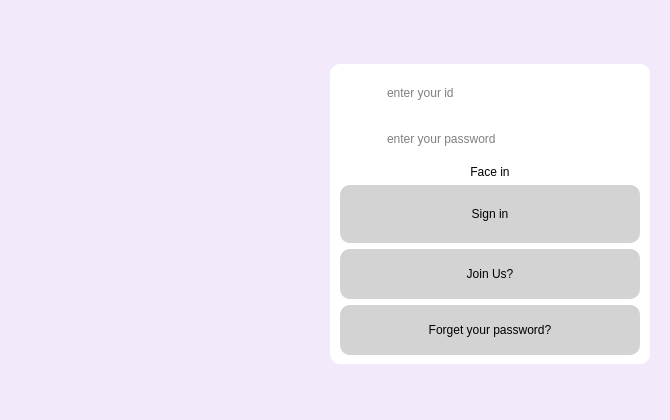
<?xml version="1.0" encoding="UTF-8"?>
<ui version="4.0">
 <class>Widget</class>
 <widget class="QWidget" name="Widget">
  <property name="geometry">
   <rect>
    <x>0</x>
    <y>0</y>
    <width>670</width>
    <height>420</height>
   </rect>
  </property>
  <property name="sizePolicy">
   <sizepolicy hsizetype="Fixed" vsizetype="Fixed">
    <horstretch>0</horstretch>
    <verstretch>0</verstretch>
   </sizepolicy>
  </property>
  <property name="minimumSize">
   <size>
    <width>670</width>
    <height>420</height>
   </size>
  </property>
  <property name="maximumSize">
   <size>
    <width>670</width>
    <height>420</height>
   </size>
  </property>
  <property name="windowTitle">
   <string>ChatTime Login</string>
  </property>
  <property name="styleSheet">
   <string notr="true">background-color: rgb(242, 233, 250);</string>
  </property>
  <layout class="QHBoxLayout" name="horizontalLayout_3">
   <property name="topMargin">
    <number>20</number>
   </property>
   <item>
    <layout class="QHBoxLayout" name="horizontalLayout">
     <item>
      <spacer name="horizontalSpacer">
       <property name="orientation">
        <enum>Qt::Horizontal</enum>
       </property>
       <property name="sizeHint" stdset="0">
        <size>
         <width>40</width>
         <height>20</height>
        </size>
       </property>
      </spacer>
     </item>
     <item>
      <widget class="QLabel" name="label_2">
       <property name="minimumSize">
        <size>
         <width>300</width>
         <height>400</height>
        </size>
       </property>
       <property name="maximumSize">
        <size>
         <width>300</width>
         <height>400</height>
        </size>
       </property>
       <property name="text">
        <string/>
       </property>
       <property name="pixmap">
        <pixmap resource="resources.qrc">:/images/loginreg.png</pixmap>
       </property>
       <property name="scaledContents">
        <bool>true</bool>
       </property>
      </widget>
     </item>
     <item>
      <widget class="QWidget" name="widget_2" native="true">
       <layout class="QVBoxLayout" name="verticalLayout">
        <item>
         <widget class="QWidget" name="widget" native="true">
          <property name="minimumSize">
           <size>
            <width>320</width>
            <height>300</height>
           </size>
          </property>
          <property name="maximumSize">
           <size>
            <width>320</width>
            <height>300</height>
           </size>
          </property>
          <property name="styleSheet">
           <string notr="true">
border-radius: 10px;
background-color: white;
</string>
          </property>
          <layout class="QHBoxLayout" name="horizontalLayout_2">
           <item>
            <layout class="QVBoxLayout" name="verticalLayout_2">
             <item>
              <layout class="QGridLayout" name="gridLayout">
               <item row="0" column="1">
                <widget class="QLineEdit" name="idInput">
                 <property name="placeholderText">
                  <string>enter your id</string>
                 </property>
                </widget>
               </item>
               <item row="1" column="0">
                <widget class="QLabel" name="passwordLabel">
                 <property name="minimumSize">
                  <size>
                   <width>40</width>
                   <height>40</height>
                  </size>
                 </property>
                 <property name="maximumSize">
                  <size>
                   <width>40</width>
                   <height>40</height>
                  </size>
                 </property>
                 <property name="text">
                  <string/>
                 </property>
                 <property name="pixmap">
                  <pixmap resource="resources.qrc">:/images/password2.svg</pixmap>
                 </property>
                 <property name="scaledContents">
                  <bool>true</bool>
                 </property>
                </widget>
               </item>
               <item row="1" column="1">
                <widget class="QLineEdit" name="passwordInput">
                 <property name="echoMode">
                  <enum>QLineEdit::Password</enum>
                 </property>
                 <property name="placeholderText">
                  <string>enter your password</string>
                 </property>
                </widget>
               </item>
               <item row="0" column="0">
                <widget class="QLabel" name="usernameLabel">
                 <property name="sizePolicy">
                  <sizepolicy hsizetype="Fixed" vsizetype="Fixed">
                   <horstretch>0</horstretch>
                   <verstretch>0</verstretch>
                  </sizepolicy>
                 </property>
                 <property name="minimumSize">
                  <size>
                   <width>40</width>
                   <height>40</height>
                  </size>
                 </property>
                 <property name="maximumSize">
                  <size>
                   <width>40</width>
                   <height>40</height>
                  </size>
                 </property>
                 <property name="text">
                  <string/>
                 </property>
                 <property name="pixmap">
                  <pixmap resource="resources.qrc">:/images/username2.svg</pixmap>
                 </property>
                 <property name="scaledContents">
                  <bool>true</bool>
                 </property>
                </widget>
               </item>
              </layout>
             </item>
             <item>
              <layout class="QGridLayout" name="gridLayout_2">
               <item row="1" column="0">
                <widget class="QPushButton" name="loginBtn">
                 <property name="sizePolicy">
                  <sizepolicy hsizetype="Fixed" vsizetype="Fixed">
                   <horstretch>0</horstretch>
                   <verstretch>0</verstretch>
                  </sizepolicy>
                 </property>
                 <property name="minimumSize">
                  <size>
                   <width>300</width>
                   <height>0</height>
                  </size>
                 </property>
                 <property name="maximumSize">
                  <size>
                   <width>300</width>
                   <height>100</height>
                  </size>
                 </property>
                 <property name="styleSheet">
                  <string notr="true">QPushButton {
        border: none;
        background-color: lightgray;
    }
    QPushButton:hover {
        background-color: gray;
    }
    QPushButton:pressed {
        background-color: darkgray;
    }</string>
                 </property>
                 <property name="text">
                  <string>Sign in</string>
                 </property>
                </widget>
               </item>
               <item row="3" column="0">
                <widget class="QPushButton" name="forgetBtn">
                 <property name="sizePolicy">
                  <sizepolicy hsizetype="Fixed" vsizetype="Fixed">
                   <horstretch>0</horstretch>
                   <verstretch>0</verstretch>
                  </sizepolicy>
                 </property>
                 <property name="minimumSize">
                  <size>
                   <width>300</width>
                   <height>0</height>
                  </size>
                 </property>
                 <property name="maximumSize">
                  <size>
                   <width>300</width>
                   <height>50</height>
                  </size>
                 </property>
                 <property name="styleSheet">
                  <string notr="true">QPushButton {
        border: none;
        background-color: lightgray;
    }
    QPushButton:hover {
        background-color: gray;
    }
    QPushButton:pressed {
        background-color: darkgray;
    }</string>
                 </property>
                 <property name="text">
                  <string>Forget your password?</string>
                 </property>
                </widget>
               </item>
               <item row="2" column="0">
                <widget class="QPushButton" name="regosterBtn">
                 <property name="sizePolicy">
                  <sizepolicy hsizetype="Fixed" vsizetype="Fixed">
                   <horstretch>0</horstretch>
                   <verstretch>0</verstretch>
                  </sizepolicy>
                 </property>
                 <property name="minimumSize">
                  <size>
                   <width>300</width>
                   <height>0</height>
                  </size>
                 </property>
                 <property name="maximumSize">
                  <size>
                   <width>300</width>
                   <height>50</height>
                  </size>
                 </property>
                 <property name="styleSheet">
                  <string notr="true">QPushButton {
        border: none;
        background-color: lightgray;
    }
    QPushButton:hover {
        background-color: gray;
    }
    QPushButton:pressed {
        background-color: darkgray;
    }</string>
                 </property>
                 <property name="text">
                  <string>Join Us?</string>
                 </property>
                </widget>
               </item>
               <item row="0" column="0">
                <widget class="QPushButton" name="facerecogBtn">
                 <property name="text">
                  <string>Face in</string>
                 </property>
                </widget>
               </item>
              </layout>
             </item>
            </layout>
           </item>
          </layout>
         </widget>
        </item>
       </layout>
      </widget>
     </item>
    </layout>
   </item>
  </layout>
 </widget>
 <resources>
  <include location="resources.qrc"/>
 </resources>
 <connections/>
</ui>
